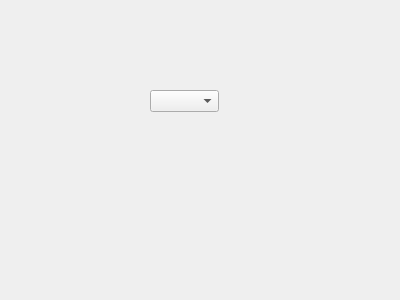
<?xml version="1.0" encoding="UTF-8"?>
<ui version="4.0">
 <class>Dialog</class>
 <widget class="QDialog" name="Dialog">
  <property name="geometry">
   <rect>
    <x>0</x>
    <y>0</y>
    <width>400</width>
    <height>300</height>
   </rect>
  </property>
  <property name="windowTitle">
   <string>Dialog</string>
  </property>
  <widget class="QComboBox" name="comboBox">
   <property name="geometry">
    <rect>
     <x>150</x>
     <y>90</y>
     <width>69</width>
     <height>22</height>
    </rect>
   </property>
  </widget>
 </widget>
 <resources/>
 <connections/>
</ui>
